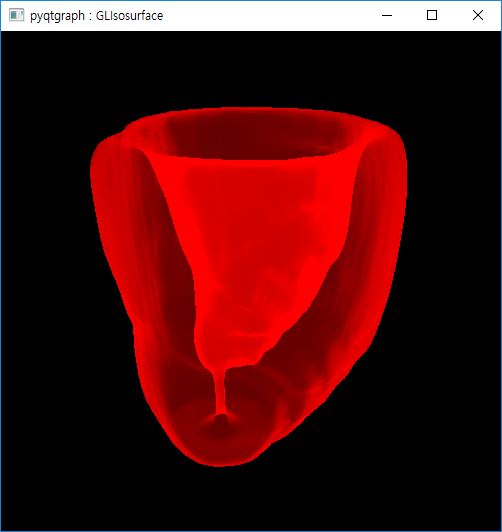

This chart was generated by the following Python code:
import sys
import scipy
import numpy as np
import pyqtgraph.opengl as gl

from scipy import io
from skimage import measure
from PyQt4 import QtGui

# Create an PyQT4 application object.
app = QtGui.QApplication(sys.argv)

# Create a window object.
window = gl.GLViewWidget()
window.resize(500, 500)
window.setCameraPosition(distance=100)
window.setWindowTitle('pyqtgraph : GLIsosurface')
window.show()

# Read data from a mat file.
mat_file = io.loadmat('segment_myo4_frame30.mat')
myo3d = mat_file['myo3d']

# uniform_filter() is equivalent to smooth3() in matlab.
myo3d = scipy.ndimage.uniform_filter(myo3d, [5, 5, 20], mode='nearest')

# Using marching cubes algorithm to get a polygonal mesh of an isosurface
verts, faces = measure.marching_cubes(myo3d, 0.1)
meshdata = gl.MeshData(vertexes=verts, faces=faces)
mesh = gl.GLMeshItem(meshdata=meshdata, smooth=True, color=(1.0, 0.0, 0.0, 0.2), shader='balloon', glOptions='additive')

# Translation
[avgX, avgY, avgZ] = map(np.mean, zip(*verts))
mesh.translate(-avgX, -avgY, -avgZ)
window.addItem(mesh)

sys.exit(app.exec_())
